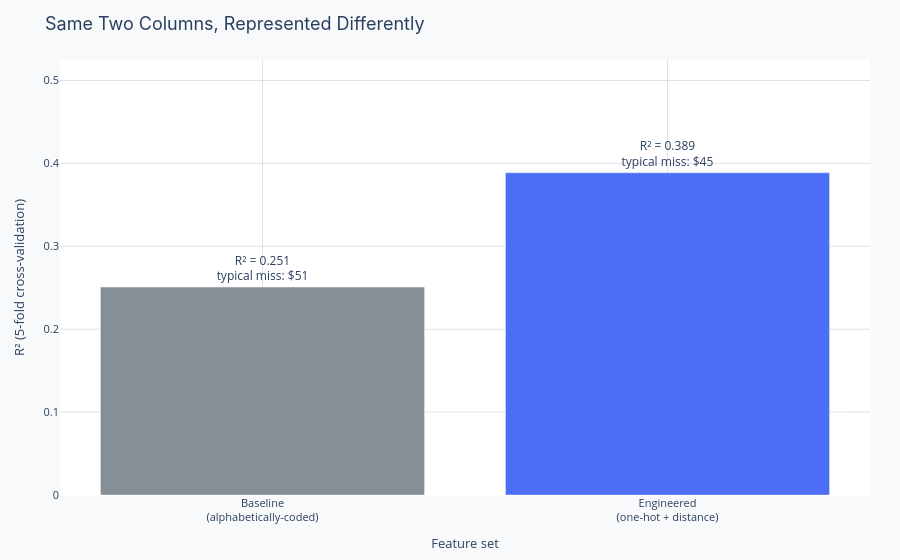

Notebook code for this chart:
### Markdown cell above
---
## Real-world example: Airbnb Price Prediction — Before and After

The chart below trains a Ridge regression model on the NYC Airbnb dataset twice, using the exact same two categorical columns both times: `room_type` and `neighbourhood_group`. The only difference is how those columns are represented.

**Baseline** treats the categories the way a naive analyst might: alphabetically-coded integers, alongside the three raw numeric columns. **Engineered** one-hot encodes those same two categories and adds one new feature, `dist_midtown`. Both are measured with 5-fold cross-validation (shuffled) on log-transformed price.

### Code cell
airbnb = pd.read_csv('../../data/nyc_airbnb.csv')
airbnb = airbnb[airbnb['price'] > 0].copy()

airbnb['dist_midtown'] = np.sqrt(
    (airbnb['latitude']  - TIMES_SQUARE_LAT)**2 +
    (airbnb['longitude'] - TIMES_SQUARE_LON)**2
)

y = np.log1p(airbnb['price'])

# Baseline: naive alphabetically-coded integers for the two categoricals, plus raw numerics
oe = OrdinalEncoder()
airbnb[['room_type_code', 'ng_code']] = oe.fit_transform(airbnb[['room_type', 'neighbourhood_group']])
base_cols = ['minimum_nights', 'number_of_reviews', 'availability_365', 'room_type_code', 'ng_code']
X_base = airbnb[base_cols]

# Engineered: one-hot the same two categoricals, add distance from midtown
eng_cols = ['room_type', 'neighbourhood_group', 'dist_midtown']
X_eng = airbnb[eng_cols]

baseline_pipe = Pipeline([
    ('scale', StandardScaler()),
    ('ridge', Ridge()),
])

engineered_pipe = Pipeline([
    ('prep', ColumnTransformer([
        ('cat', OneHotEncoder(), ['room_type', 'neighbourhood_group']),
        ('num', StandardScaler(), ['dist_midtown']),
    ])),
    ('ridge', Ridge()),
])

cv = KFold(5, shuffle=True, random_state=42)
r2_base = cross_val_score(baseline_pipe, X_base, y, cv=cv, scoring='r2').mean()
r2_eng = cross_val_score(engineered_pipe, X_eng, y, cv=cv, scoring='r2').mean()

# Typical dollar error on a held-out quarter of the data
idx_train, idx_test = train_test_split(airbnb.index, test_size=0.25, random_state=42)

baseline_pipe.fit(X_base.loc[idx_train], y.loc[idx_train])
engineered_pipe.fit(X_eng.loc[idx_train], y.loc[idx_train])

true_dollars = np.expm1(y.loc[idx_test])
pred_base_dollars = np.expm1(baseline_pipe.predict(X_base.loc[idx_test]))
pred_eng_dollars = np.expm1(engineered_pipe.predict(X_eng.loc[idx_test]))

mae_base = np.median(np.abs(true_dollars - pred_base_dollars))
mae_eng = np.median(np.abs(true_dollars - pred_eng_dollars))

fig = go.Figure([go.Bar(
    x=['Baseline<br>(alphabetically-coded)', 'Engineered<br>(one-hot + distance)'],
    y=[r2_base, r2_eng],
    marker_color=[PALETTE['muted'], PALETTE['primary']],
    text=[f'R² = {r2_base:.3f}<br>typical miss: ${mae_base:.0f}',
          f'R² = {r2_eng:.3f}<br>typical miss: ${mae_eng:.0f}'],
    textposition='outside',
)])
layout = base_layout(
    title='Same Two Columns, Represented Differently',
    xaxis_title='Feature set',
    yaxis_title='R² (5-fold cross-validation)',
)
layout.update(yaxis=dict(range=[0, max(r2_base, r2_eng) * 1.35]))
fig = go.Figure(data=fig.data, layout=layout)
fig.show()

print(f"Baseline:   R² = {r2_base:.3f}, typical listing is off by ${mae_base:.2f}")
print(f"Engineered: R² = {r2_eng:.3f}, typical listing is off by ${mae_eng:.2f}")
print(f"Same columns, same model — representation alone improves the typical "
      f"guess by ${mae_base - mae_eng:.2f}.")

### Figure 1 — Plotly figure (JSON) as saved in the notebook; plotly's stock layout.template omitted (floating-point values rounded to 4 significant figures)
{"data": [{"marker": {"color": ["#868E96", "#4C6EF5"]}, "text": ["R² = 0.251<br>typical miss: $51", "R² = 0.389<br>typical miss: $45"], "textposition": "outside", "type": "bar", "x": ["Baseline<br>(alphabetically-coded)", "Engineered<br>(one-hot + distance)"], "y": [0.2508, 0.3887]}], "layout": {"legend": {"font": {"size": 12}}, "margin": {"b": 60, "l": 60, "r": 30, "t": 60}, "paper_bgcolor": "#F8F9FA", "plot_bgcolor": "#FFFFFF", "title": {"font": {"family": "Inter, Arial, sans-serif", "size": 18}, "text": "Same Two Columns, Represented Differently"}, "xaxis": {"gridcolor": "#DEE2E6", "tickfont": {"size": 11}, "title": {"font": {"size": 13}, "text": "Feature set"}}, "yaxis": {"gridcolor": "#DEE2E6", "range": [0, 0.5247], "tickfont": {"size": 11}, "title": {"font": {"size": 13}, "text": "R² (5-fold cross-validation)"}}}}
